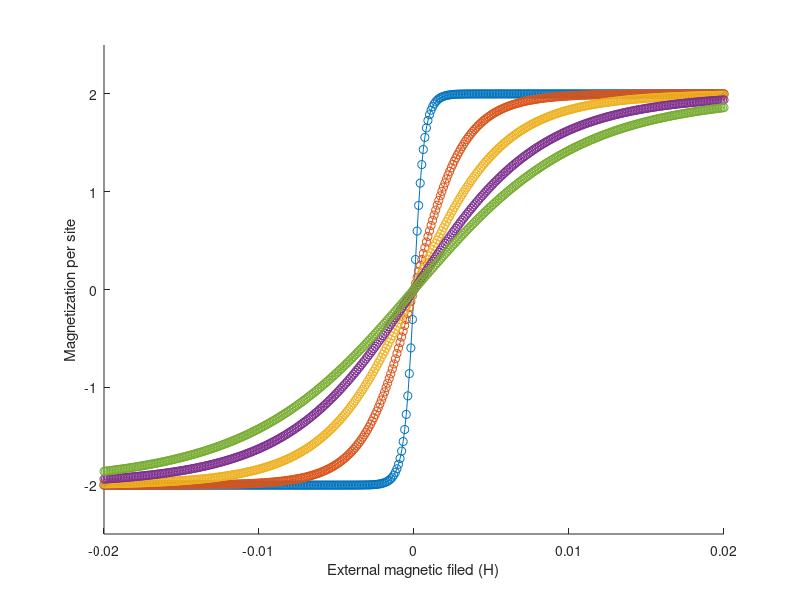

Write the MATLAB code that produced this figure.
sigx = [0 1; 1 0];
sigy = [0 1i; -1i 0];
sigz = [1 0; 0 -1];

Sx_1 = sigx;
Sx_2 = 1/2.*sigx;

Sy_1 = sigy;
Sy_2 = 1/2.*sigy;

Sz_1 = sigz;
Sz_2 = 1/2.*sigz;

limit = 100; %set iteration limit
D = 1; %setting dimensions
k = 0.0862875; %Boltzmann constant
J_1 = 0.5; %coupling strength
J_2 = 2.0 * J_1;
minField = -1e-1;
maxField = 1e-1;
fieldStep = 1e-4;

minTemp = 0.01;
maxTemp = 0.2;
tempStep = 0.04;

field = int8((maxField-minField)/fieldStep); % discretization of the field
% temperature = 0.05;
temperature = int8((maxTemp-minTemp)/tempStep); % discretization of the temperature
vector = zeros(int8(field*temperature),3);
% map = zeros(field, temperature);

delta = 0.001;
iterator = 1;
newAvSx_1 = 0;
newAvSx_2 = 0;

newAvSy_1 = 0;
newAvSy_2 = 0;

newAvSz_1 = 0;
newAvSz_2 = 0;
avm = zeros(temperature, field);
hi = 1;
for hL = minField:fieldStep:maxField
    ti = 1;
    for temp = minTemp:tempStep:maxTemp
        %     temp = temperature;
        avSx_1 = 0; %initial guess of average Sx(1)
        avSx_2 = -0.5; %initial guess of average Sx(1/2)
        
        avSy_1 = 0; %initial guess of average Sy(1)
        avSy_2 = -0.5; %initial guess of average Sy(1/2)
        
        avSz_1 = 1.0; %initial guess of average Sz(1)
        avSz_2 = -0.5; %initial guess of average Sz(1/2)
        
        while 1
            Hx = J_1*avSx_2*kron(Sx_2,Sx_1) + J_2*avSx_2*kron(Sx_2,Sx_2);
            Hy = J_1*avSy_2*kron(Sy_2,Sy_1) + J_2*avSy_2*kron(Sy_2,Sy_2);
            Hz = J_1*avSz_2*kron(Sz_2,Sz_1) + J_2*avSz_2*kron(Sz_2,Sz_2);
            
            Hamlt = Hx + Hy + Hz - hL*kron(eye(2),Sz_1) - 2 * hL*kron(eye(2),Sz_2);
%             Hamlt = J_1*avSz_2*kron(kron(Sz_2,Sz_2),Sz_1) + J_2*avSz_2*kron(kron(Sz_1,Sz_2),Sz_2) - hL*kron(eye(4),Sz_1) - 2 * hL*kron(eye(4),Sz_2);
%             Hamlt = 2 * J_1*avSz_2*kron(Sz_2,Sz_1) + J_2*avSz_2*kron(Sz_2,Sz_2) - hL*kron(eye(2),Sz_1) - 2 * hL*kron(eye(2),Sz_2);
            [v, E] = eig(Hamlt);
            beta = 1/(k*temp);
            Z = trace(exp(-beta.*E));
            
            newAvSx_1 = diag(exp(-beta*E))'*diag(v'*kron(eye(2),Sx_1)*v)/Z;
            newAvSx_2 = diag(exp(-beta*E))'*diag(v'*kron(eye(2),Sx_2)*v)/Z;
            diffx_1 = newAvSx_1 - avSx_1;
            diffx_2 = newAvSx_2 - avSx_2;
            
            newAvSy_1 = diag(exp(-beta*E))'*diag(v'*kron(eye(2),Sy_1)*v)/Z;
            newAvSy_2 = diag(exp(-beta*E))'*diag(v'*kron(eye(2),Sy_2)*v)/Z;
            diffy_1 = newAvSy_1 - avSy_1;
            diffy_2 = newAvSy_2 - avSy_2;
            
            newAvSz_1 = diag(exp(-beta*E))'*diag(v'*kron(eye(2),Sz_1)*v)/Z;
            newAvSz_2 = diag(exp(-beta*E))'*diag(v'*kron(eye(2),Sz_2)*v)/Z;
            diffz_1 = newAvSz_1 - avSz_1;
            diffz_2 = newAvSz_2 - avSz_2;
            
            if abs(diffx_1) < delta && abs(diffx_2) < delta && abs(diffy_1) < delta && abs(diffy_2) < delta && abs(diffz_1) < delta && abs(diffz_2) < delta || iterator > limit
                %             if abs(diffz_1) < delta && abs(diffz_2) < delta || iterator > limit
                break
            else
                avSx_1 = newAvSx_1;
                avSx_2 = newAvSx_2;
                
                avSy_1 = newAvSy_1;
                avSy_2 = newAvSy_2;
                
                avSz_1 = newAvSz_1;
                avSz_2 = newAvSz_2;
            end
        end
        avm(ti,hi) = newAvSz_1 + 2 * newAvSz_2;
        %         vector(iterator,:) = [temp, hL, newAvSz_1 + 2 * newAvSz_2];
        %         map(floor(iterator/(temperature+1))+1,rem(iterator,temperature+1)+1) = avm;
        iterator = iterator + 1;
        %         if mod(iterator, 10) == 0
        %            sprintf('Current iteration: %d, and Current temperature: %d', iterator, temp);
        %         end
        ti = ti + 1;
    end
    hi = hi + 1;
end
% avm = [nonzeros(avm(1,:)) nonzeros(avm(2,:))];
figure
hold on
axis([-2e-2 2e-2 -2.5 2.5]);
xlabel('External magnetic filed (H)');
ylabel('Magnetization per site');
for i = 1:temperature
    plot(minField:fieldStep:maxField, avm(i,:),'o-');
end
% plot(vector(:,2),vector(:,3));
% scatter3(vector(:,1),vector(:,2),vector(:,3),15,vector(:,3),'filled');
% view([0 90]);
